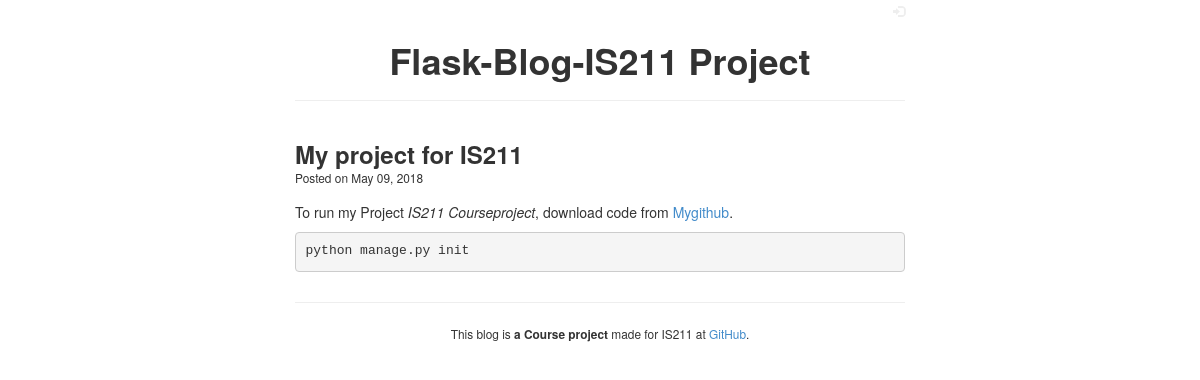
/2018/5/9/my-project-for-is211, run on an earlier commit of the app's database.
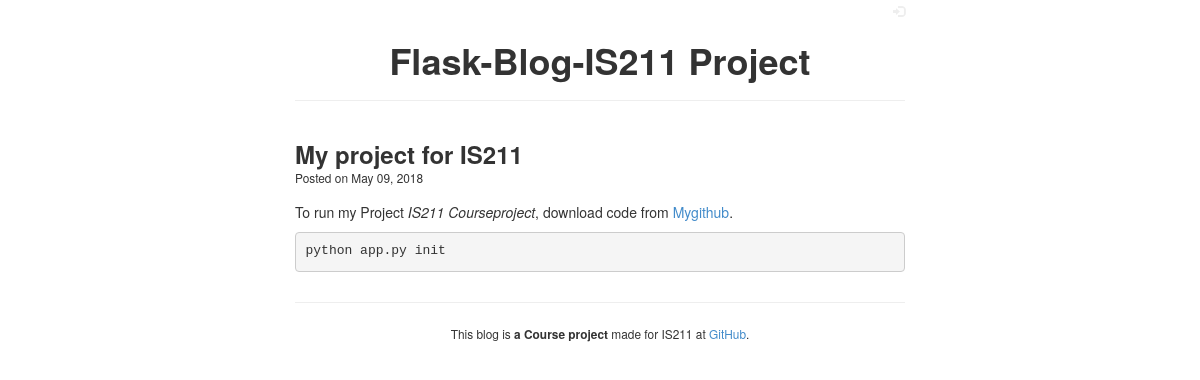
And on a later commit of the database.
### app/models.py (models this page shows, shortened)
class Post(db.Model):
    PER_PAGE = 5
    id = db.Column(db.Integer, primary_key=True)
    created = db.Column(db.DateTime, nullable=False)
    updated = db.Column(db.DateTime, nullable=False)
    title = db.Column(db.String(256), nullable=False)
    markup = db.Column(db.String, nullable=False)
    slug = db.Column(db.String, nullable=False, unique=True)
    author_id = db.Column(
        db.Integer,
        db.ForeignKey('user.id'),
        nullable=False,
    )
    visible = db.Column(db.Boolean, default=False)
    @property
    def is_updated(self):
        return self.updated > self.created

### app/views.py (the view)
@app.route('/<path:slug>', methods=['GET', 'POST'])
def detail(slug):
    post = Post.query.filter_by(visible=True, slug=slug) \
                     .first_or_404()
    return render_template('frontend/detail.html', post=post)

### app/__init__.py (called while the page is built)
def date_pretty(value):
    return value.strftime('%B %d, %Y')

def markdown(value):
    extras = ['fenced-code-blocks', 'wiki-tables']
    return Markup(md2(value, extras=extras))

### app/templates/frontend/detail.html
{% extends "frontend/layout.html" %}
{% block content %}
<div class="row">
  <div class="col-lg-12">
    {% from "macro.html" import render_post %}
    {{ render_post(post) }}
  </div>
</div>
{% endblock %}

### app/templates/frontend/layout.html (shortened to what this page needs)
{% extends "base.html" %}
{% block css %}
<link rel="stylesheet" href="{{ url_for('static', filename='css/custom/frontend.css') }}">
{% endblock %}
{% block body %}
<div id="content" class="container">
  <div id="login-icon" class="pull-right">
    <small><a href="{{ url_for('admin.overview') }}"><span class="glyphicon glyphicon-log-in"></span></a></small>
  </div>
  <div class="page-header text-center">
    <h1><strong><a href="{{ url_for('blog') }}">Flask-Blog-IS211 Project</a></strong></h1>
  </div>
  {% block content %}{% endblock %}
  <hr>
  <div class="text-center">
    <p><small>This blog is <strong> a Course project</strong> made for IS211 at <a href="https://github.com/grochin1/IS211_Courseproject">GitHub</a>.</small></p>
  </div>
</div>
{% endblock %}

### app/templates/base.html (shortened to what this page needs)
<!DOCTYPE html>
<html lang="en">
<head>
  <link rel="stylesheet" href="{{ url_for('static', filename='css/bootstrap.min.css') }}">
  {% block css %}{% endblock %}
</head>
<body>
  {% block body %}{% endblock %}
</body>
</html>

### app/templates/macro.html (shortened to what this page needs)
{% macro render_post(post) %}
<div id="post-title">
  <h3><strong><a href="{{ url_for('detail', slug=post.slug) }}">{{ post.title|safe }}</a></strong></h3>
</div>
<div id="post-meta">
  <small>Posted on {{ post.created|date_pretty }}</small>
</div>
<div id="post-markup">
  {{ post.markup|markdown }}
</div>
{% endmacro %}

### app/static/css/custom/frontend.css (style rules this page uses)
#content { margin-bottom: 30px; }
#login-icon a { color: #eee; }
#post-title { margin-bottom: -10px; }
#post-title a { color: #333; }
#post-meta { margin-bottom: 15px; }
.container { width: auto; max-width: 640px; padding: 0 15px; }
.page-header a { color: #333; }

What changed in the data, as far as the page shows it:
changed Post "My project for IS211": markup "To run my Project IS211 Courseproject , download code from Mygithub . python manage.py init" → "To run my Project IS211 Courseproject , download code from Mygithub . python app.py init"
